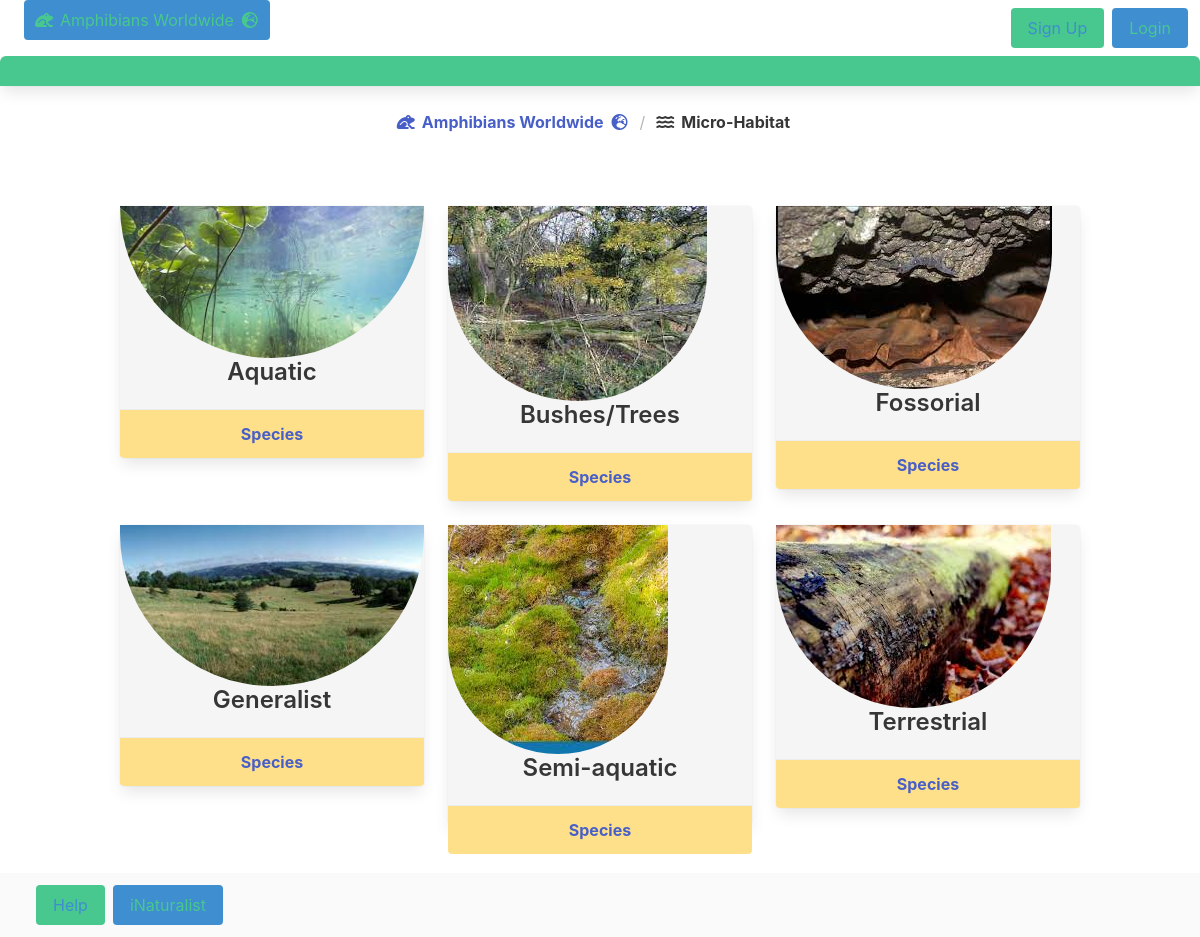
Screenshot of /home/search/micro_habitat with the database file from the repository.
### home/models.py (models this page shows, shortened)
class Micro_Habitat(models.Model):
    micro_habitat_id = models.AutoField(primary_key=True)
    micro_habitat_name = models.CharField(max_length=200)
    species_micro_habitats = models.ManyToManyField(Species, through='Micro_Habitat_Species', through_fields=('micro_habitat', 'species'))
    class Meta:
        managed = False
        db_table = 'micro_habitat'

### home/views.py (the view)
# urls.py: path('search/micro_habitat', views.micro_habitat_view, name='micro_habitat'),
def micro_habitat_view(request):
    micro_habitat_list = Micro_Habitat.objects.all().order_by('micro_habitat_name')
    return render(request, 'home/search/micro_habitat.html', {'micro_habitat_list': micro_habitat_list})

### home/templates/home/search/micro_habitat.html (shortened to what this page needs)
{% extends 'base.html' %}
{% load static %}
{% block content %}
<article class="panel is-success">
  <p class="panel-heading">
  </p>
</article>
<nav class="breadcrumb is-centered" aria-label="breadcrumbs">
  <ul>
    <li><a href="{% url 'home:index' %}"><span class="icon is-small">
          <i class="fa-solid fa-frog"></i>
        </span>
        <span><strong>Amphibians Worldwide</strong></span>
        <span class="icon is-small">
          <i class="fa-solid fa-earth-europe"></i>
        </span></a></li>
    <li class="is-active"><a href="#" aria-current="page"><span class="icon is-small">
          <i class="fa-solid fa-water"></i>
        </span>
        <span><strong>Micro-Habitat</strong>
        </span></a></li>
  </ul>
</nav>
<section class="section">
  <div class="container">
    <div class="columns is-multiline  is-mobile">
      {% for micro_habitat in micro_habitat_list %}
      <div class="column is-one-third has-text-centered">
        <div class="card csscard csscard-nav has-background-light">
          <div class="card-image  csscardimage-nav csscardimage">
            {% if micro_habitat.micro_habitat_name == 'Aquatic' %}
            <figure class="image is-960x960">
              <img class="is-rounded" src="{% static 'home/images/aquatic.jpg' %}">
            </figure>
            {% elif micro_habitat.micro_habitat_name == 'Bushes/Trees'%}
            <figure class="image is-960x960">
              <img class="is-rounded" src="{% static 'home/images/bushes.jpg' %}">
            </figure>
            {% elif micro_habitat.micro_habitat_name == 'Fossorial'%}
            <figure class="image is-960x960">
              <img class="is-rounded" src="{% static 'home/images/fossorial.jpg' %}">
            </figure>
            {% elif micro_habitat.micro_habitat_name == 'Generalist'%}
            <figure class="image is-960x960">
              <img class="is-rounded" src="{% static 'home/images/generalist.jpg' %}">
            </figure>
            {% elif micro_habitat.micro_habitat_name == 'Semi-aquatic'%}
            <figure class="image is-960x960">
              <img class="is-rounded" src="{% static 'home/images/semi-aquatic.jpg' %}">
            </figure>
            {% elif micro_habitat.micro_habitat_name == 'Terrestrial'%}
            <figure class="image is-960x960">
              <img class="is-rounded" src="{% static 'home/images/terrestrial.jpg' %}">
            </figure>
            {% else %}
            <figure class="image is-960x960">
              <img src="">
            </figure>
            {% endif %}
          </div>
          <div class='content'>
            <p class='title is-4'>{{ micro_habitat.micro_habitat_name }}</p>
          </div>
          <footer class='card-footer has-background-warning'>
            <a href="{% url 'home:species_micro_habitat' micro_habitat_id=micro_habitat.micro_habitat_id %}"
              class='card-footer-item'><strong>Species</strong></a>
          </footer>
        </div>
      </div>
      {% endfor %}
    </div>
</section>
{% endblock %}

### static/home/css/myui.css (style rules this page uses)
.image img { width: auto; height: auto; max-width: 100%; max-height: 100%; }
.csscard-nav { max-height: 300px; }

### rows the page displays
Micro_Habitat: micro_habitat_name "Aquatic"
Micro_Habitat: micro_habitat_name "Bushes/Trees"
Micro_Habitat: micro_habitat_name "Fossorial"
Micro_Habitat: micro_habitat_name "Generalist"
Micro_Habitat: micro_habitat_name "Semi-aquatic"
Micro_Habitat: micro_habitat_name "Terrestrial"
